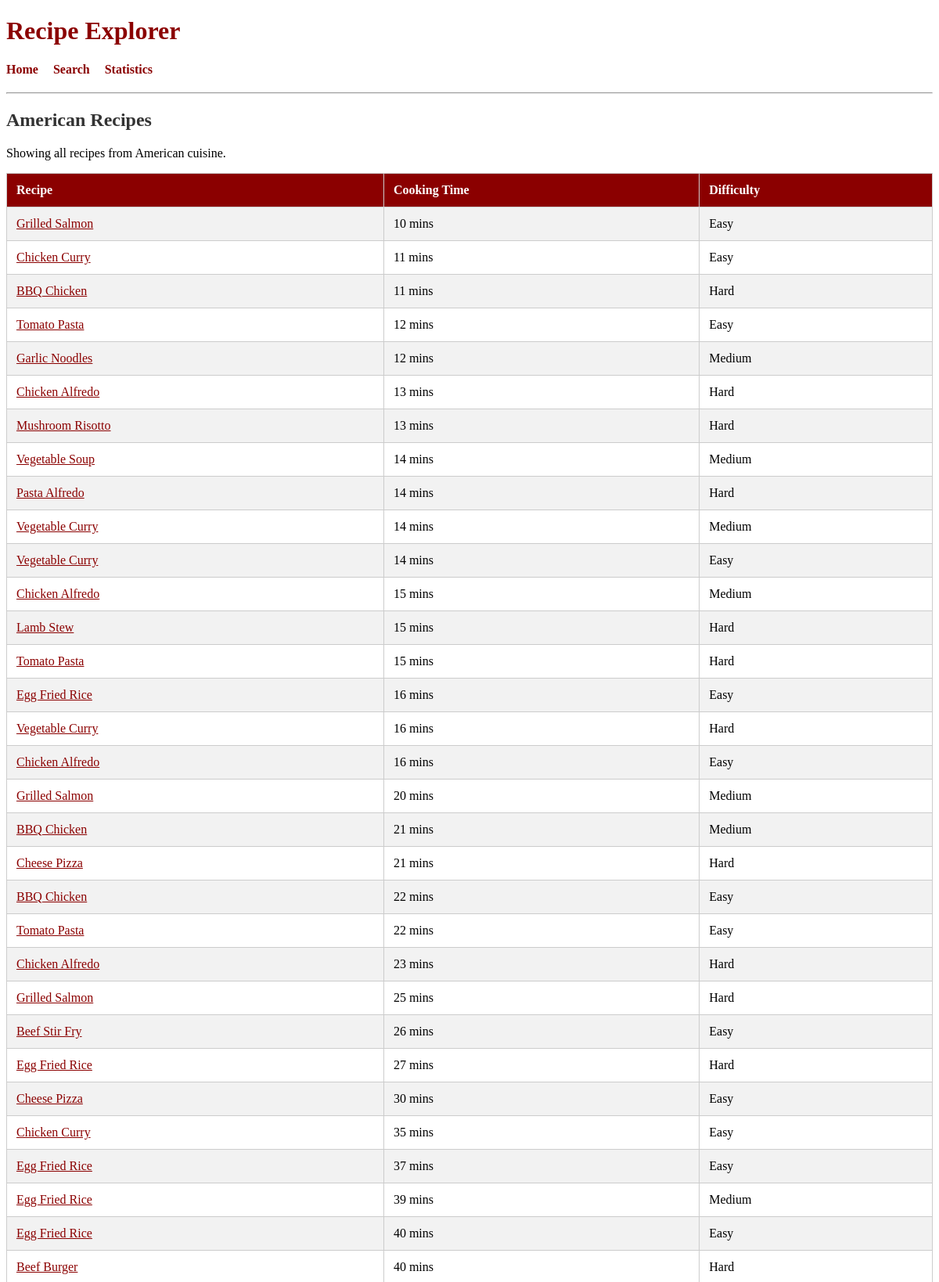
The page /cuisine/American (upper part) on the database its author committed.
### tables this page shows
CREATE TABLE recipes (
    recipe_id INTEGER PRIMARY KEY,
    name TEXT,
    cuisine TEXT,
    cooking_time INTEGER,
    difficulty TEXT
);

### app.py (the view)
@app.route("/cuisine/<cuisine>")
def cuisine_page(cuisine):
    conn = get_db()
    cur = conn.cursor()
    cur.execute("""
        SELECT *
        FROM recipes
        WHERE cuisine = ?
        ORDER BY cooking_time ASC
    """, (cuisine,))
    recipes = cur.fetchall()
    conn.close()
    return render_template(
        "cuisine.html",
        cuisine=cuisine,
        recipes=recipes
    )

### app.py (called while the page is built)
def get_db():
    return sqlite3.connect("database.db")

### templates/cuisine.html
{% extends "base.html" %}
{% block content %}
<h2>{{ cuisine }} Recipes</h2>
<p>
Showing all recipes from {{ cuisine }} cuisine.
</p>
<table>
<tr>
    <th>Recipe</th>
    <th>Cooking Time</th>
    <th>Difficulty</th>
</tr>
{% for recipe in recipes %}
<tr>
<td>
<a href="/recipe/{{ recipe[0] }}">
{{ recipe[1] }}
</a>
</td>
<td>{{ recipe[3] }} mins</td>
<td>{{ recipe[4] }}</td>
</tr>
{% endfor %}
</table>
{% endblock %}

### rows shown on the page
recipes: name "Grilled Salmon", cooking_time "10", difficulty "Easy"
recipes: name "Chicken Curry", cooking_time "11", difficulty "Easy"
recipes: name "BBQ Chicken", cooking_time "11", difficulty "Hard"
recipes: name "Tomato Pasta", cooking_time "12", difficulty "Easy"
recipes: name "Garlic Noodles", cooking_time "12", difficulty "Medium"
recipes: name "Chicken Alfredo", cooking_time "13", difficulty "Hard"
recipes: name "Mushroom Risotto", cooking_time "13", difficulty "Hard"
recipes: name "Vegetable Soup", cooking_time "14", difficulty "Medium"
recipes: name "Pasta Alfredo", cooking_time "14", difficulty "Hard"
recipes: name "Vegetable Curry", cooking_time "14", difficulty "Medium"
recipes: name "Vegetable Curry", cooking_time "14", difficulty "Easy"
recipes: name "Chicken Alfredo", cooking_time "15", difficulty "Medium"
recipes: name "Lamb Stew", cooking_time "15", difficulty "Hard"
recipes: name "Tomato Pasta", cooking_time "15", difficulty "Hard"
recipes: name "Egg Fried Rice", cooking_time "16", difficulty "Easy"
recipes: name "Vegetable Curry", cooking_time "16", difficulty "Hard"
recipes: name "Chicken Alfredo", cooking_time "16", difficulty "Easy"
recipes: name "Grilled Salmon", cooking_time "20", difficulty "Medium"
recipes: name "BBQ Chicken", cooking_time "21", difficulty "Medium"
recipes: name "Cheese Pizza", cooking_time "21", difficulty "Hard"
recipes: name "BBQ Chicken", cooking_time "22", difficulty "Easy"
recipes: name "Tomato Pasta", cooking_time "22", difficulty "Easy"
recipes: name "Chicken Alfredo", cooking_time "23", difficulty "Hard"
recipes: name "Grilled Salmon", cooking_time "25", difficulty "Hard"
recipes: name "Beef Stir Fry", cooking_time "26", difficulty "Easy"
recipes: name "Egg Fried Rice", cooking_time "27", difficulty "Hard"
recipes: name "Cheese Pizza", cooking_time "30", difficulty "Easy"
recipes: name "Chicken Curry", cooking_time "35", difficulty "Easy"
recipes: name "Egg Fried Rice", cooking_time "37", difficulty "Easy"
recipes: name "Egg Fried Rice", cooking_time "39", difficulty "Medium"
recipes: name "Egg Fried Rice", cooking_time "40", difficulty "Easy"
recipes: name "Beef Burger", cooking_time "40", difficulty "Hard"

### other values the page prints
{{ cuisine }} "American"
